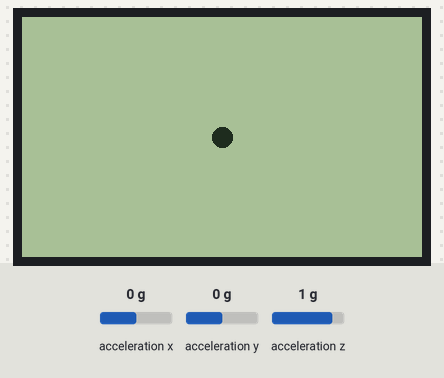
The program below on a simulated ESP32-S3. On the bench: 400×240 one-colour display. Inputs (shaded band) come from the test bench; at power-on: acceleration x 0 g, acceleration y 0 g, acceleration z 1 g. What the program prints to the serial monitor is not drawn.

Above: at 5.7 s.
5.8 s: acceleration x set to -1.4 g
At 7.0 s:
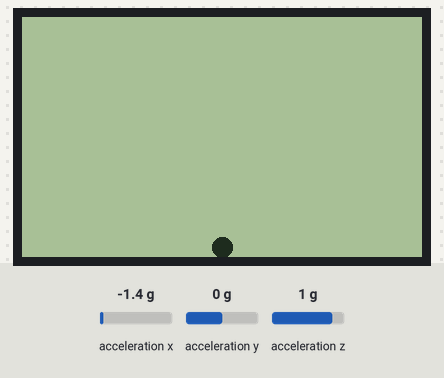
7.8 s: acceleration y set to -1.4 g
At 8.5 s:
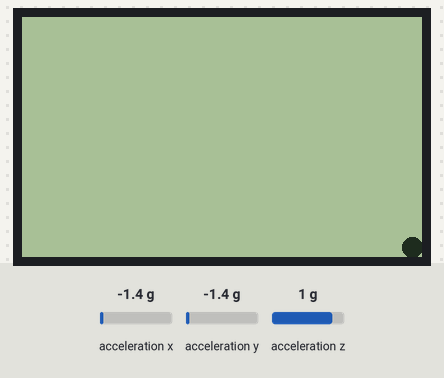
9.6 s: acceleration y set to 0.8 g
At 11.4 s:
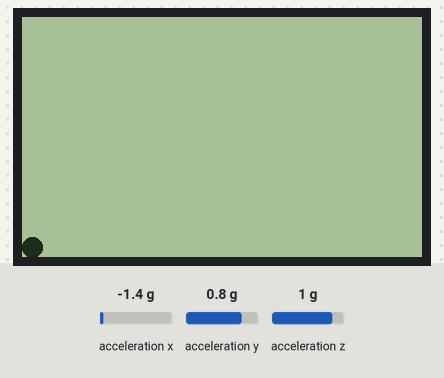
11.7 s: acceleration x set to 0.8 g
At 13.1 s:
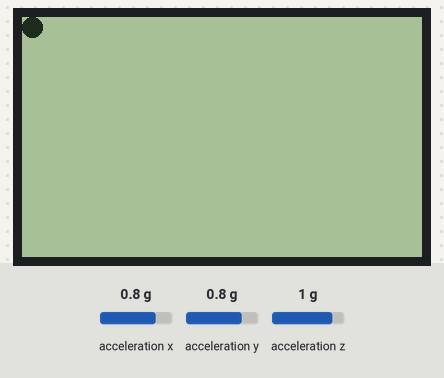
Timing chart, 0 to 14.7 s (numbered marks = the images above; inputs shaded):
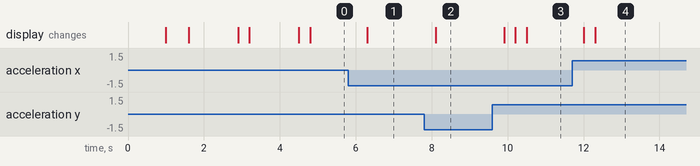

Measured:
- after the input at 5.8 s, the display: changes after 0.50 s (image 1)
- after the input at 7.8 s, the display: changes after 0.31 s (image 2)
- after the input at 9.6 s, the display: first changes after 0.31 s (image 3 shows a later state)
- after the input at 11.7 s, the display: first changes after 0.31 s (image 4 shows a later state)

The program:

main.cpp
```cpp
#include "pins.h"
#include <Adafruit_GFX.h>
#include <Adafruit_SharpMem.h>
#include <Arduino.h>
#include <Wire.h>

#include <Adafruit_MMA8451.h>
#include <Adafruit_Sensor.h>

// accelerometer
Adafruit_MMA8451 mma = Adafruit_MMA8451();

// screen dimensions
const int height = 240;
const int width = 400;

// ball position and radius
float ballX = width / 2;
float ballY = height / 2;
int ballR = 10;

// Timing
unsigned long lastFrame = 0;

// SHARP display named display
Adafruit_SharpMem display =
    Adafruit_SharpMem(&SPI, PIN_LCD_CS, width, height, 4000000);

// setup the display
void setupDisplay() {
  SPI.begin(PIN_LCD_CLK, -1, PIN_LCD_DI, PIN_LCD_CS);
  display.begin();
  display.setRotation(0);
  display.clearDisplay();
}

// accelerometer
int aX, aY, aZ;

// setup accelerometer
//--------------------------------------------------
void setupAccelerometer() {
  Wire.begin(PIN_SDA, PIN_SCL, 50000UL); // set the I2C pins first

  if (!mma.begin()) {
    Serial.println("Couldnt start");
    while (1)
      ;
  }
  Serial.println("MMA8451 found!");

  mma.setRange(MMA8451_RANGE_2_G);

  Serial.print("Range = ");
  Serial.print(2 << mma.getRange());
  Serial.println("G");
}

//--------------------------------------------------
void updateAccelerometer() {

  mma.read();
  aY = -mma.x;
  aX = -mma.y;
  aZ = mma.z;

  // Serial.print("X:\t");
  // Serial.print(mma.x);
  // Serial.print("\tY:\t");
  // Serial.print(mma.y);
  // Serial.print("\tZ:\t");
  // Serial.print(mma.z);
  // Serial.println();

  /* Get a new sensor event */
  /*
  sensors_event_t event;
  mma.getEvent(&event);

  // Display the results (acceleration is measured in m/s^2)
  Serial.print("X: \t");
  Serial.print(event.acceleration.x);
  Serial.print("\t");
  Serial.print("Y: \t");
  Serial.print(event.acceleration.y);
  Serial.print("\t");
  Serial.print("Z: \t");
  Serial.print(event.acceleration.z);
  Serial.print("\t");
  Serial.println("m/s^2 ");

  // Get the orientation of the sensor
  uint8_t o = mma.getOrientation();
  //*/
}

//--------------------------------------------------
void setup() {
  Serial.begin((57600)); // start a serial port at 57 600 BAUD
  delay(1000);           // wait one second aka 1000ms
  Serial.println("Display + Accelerometer Test"); // send a message over serial

  setupDisplay();
  display.setTextSize(3);
  display.setTextColor(BLACK);
  display.setCursor(5, 5);
  display.println(" Display works");
  display.refresh(); // actually sends it to the display
  delay(1000);

  setupAccelerometer();
  display.clearDisplay();
  display.setCursor(5, 5);
  display.println(" Accelerometer setup");
  display.refresh();
  delay(1000);

  display.clearDisplay();
}

#define TXT_LEN 64
char txt[TXT_LEN];

//--------------------------------------------------
void loop() {

  unsigned long now = millis(); // get the current time

  if (now > lastFrame + 1000 / 60) { // do this every 60fps
    lastFrame = now;

    updateAccelerometer();

    display.clearDisplayBuffer();
    display.setCursor(0, 5);
    // draw XYZ accelerometer

    // snprintf(txt, TXT_LEN, " X: %d", aX);
    // display.println(txt);
    // snprintf(txt, TXT_LEN, " Y: %d", aY);
    // display.println(txt);
    // snprintf(txt, TXT_LEN, " Z: %d", aZ);
    // display.println(txt);

    // draw graphs
    // display.fillRect(width / 2, height / 2, aX / 10, 10, BLACK);
    // display.fillRect(width / 2, height / 2 + 15, aY / 10, 10, BLACK);
    // display.fillRect(width / 2, height / 2 + 30, aZ / 10, 10, BLACK);

    // draw position from center
    display.drawFatLine(width / 2, height / 2, width / 2 + aX / 10,
                        height / 2 + aY / 10, 2, BLACK);

    // the bouncy ball
    //  ballX = width / 2 + 100 * cos((float)now / width);
    //  ballY = height / 2 + 100 * sin((float)now / width);
    ballX += (float)aX / 100;
    ballY += (float)aY / 100;
    // keep within bounds
    if (ballX < ballR) {
      ballX = ballR;
    }
    if (ballX > width - ballR) {
      ballX = width - ballR;
    }
    if (ballY < ballR) {
      ballY = ballR;
    }
    if (ballY > height - ballR) {
      ballY = height - ballR;
    }

    display.fillCircle(ballX, ballY, ballR, BLACK);

    display.refresh(); // actually sends it to the display
  }
}
```

pins.h
```cpp
#ifndef _PINS_PINS_H_
#define _PINS_PINS_H_

// I2C pins
#define PIN_SDA 1
#define PIN_SCL 2

// MMA8451 Accelerometer pins

// Colors
#define BLACK 0
#define WHITE 1
#define GRAY 2

// RGB LED on board
#define PIN_RGB_LED 38

// SHARP MEMORY LCD display pins
#define PIN_LCD_CLK 12
#define PIN_LCD_DI 13
#define PIN_LCD_CS 14

// input pin
#define PIN_BTN 21

#endif
```
